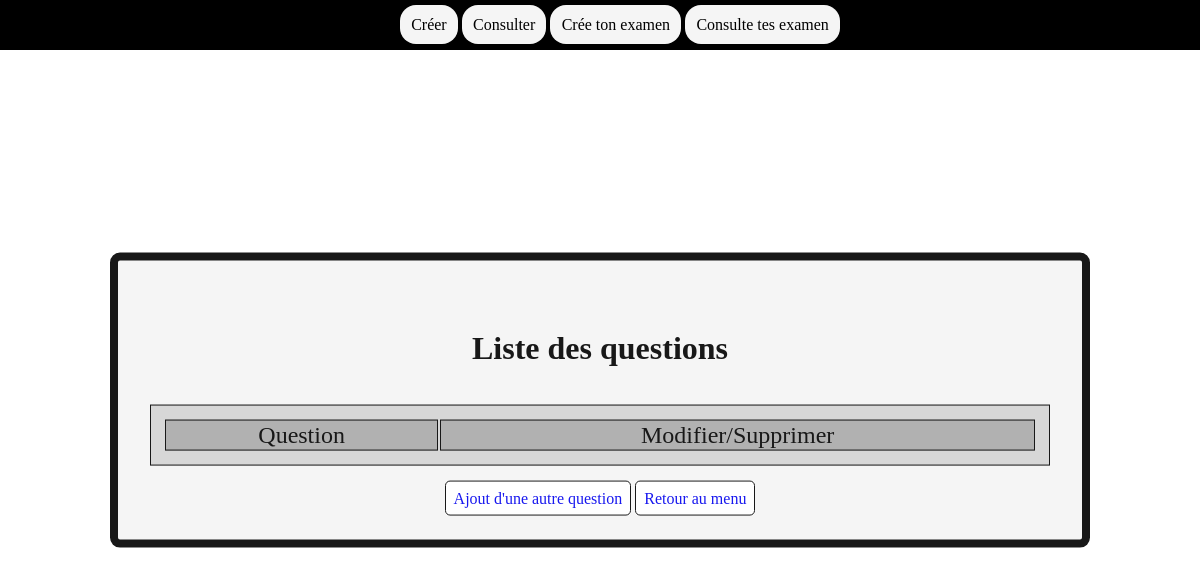
/lquestion, run on an earlier commit of the app's database.
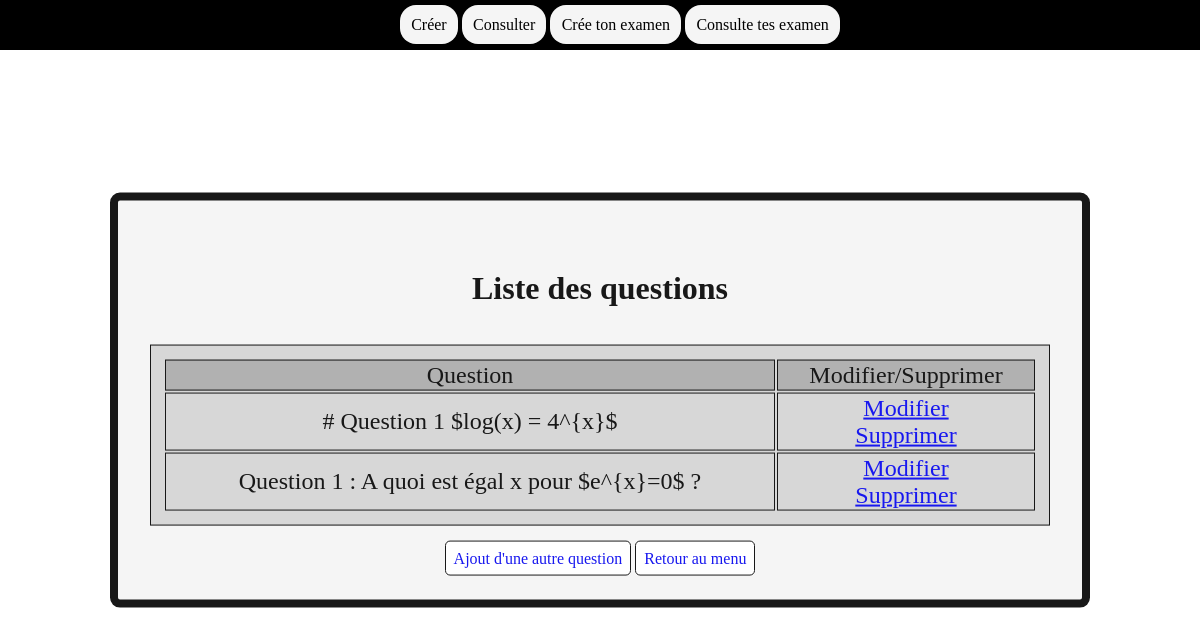
And on a later commit of the database.
### serveur.py (models this page shows, shortened)
class Question(db.Model):
    idQ = db.Column(db.Integer, primary_key=True)
    enonce = db.Column(db.String(300), nullable=False)

### serveur.py (the view)
@app.route("/lquestion",methods = ['GET'])
def lquestion():
    questions = db.session.query(Question).all()
    return render_template("lquestion.html",lquestion=questions)

### templates/lquestion.html (shortened to what this page needs)
<!DOCTYPE html>
<html lang="en">
<head>
    <link href="/static/style.css" rel="stylesheet">
</head>
<body>
    {%include 'partials/_nav.html'%}
    <div class="menu">
        <h1>Liste des questions</h1>
        <table>
            <tr class="top">
                <td>Question</td>
                <td>Modifier/Supprimer</td>
            </tr>
            {% for questions in lquestion %}
            <tr>
                <td>{{questions.enonce}}</td>
                <td>
                    <a href="{{ url_for('modifier', id=questions.idQ)}}">Modifier</a>
                    <br>
                    <a href="{{ url_for('supprimer', id=questions.idQ)}}">Supprimer</a>
                </td>
            </tr>
            {% endfor %}
        </table>
        <a class="button" name="ajout" href="/ajout">Ajout d'une autre question</a>
        <a class="button" name="menu" href="/">Retour au menu</a>
    </div>
</body>

### templates/partials/_nav.html
<nav class="navbar_background">
    <ul class="nav-list">
        <li>
            <a href="/ajout">Créer</a>
            <a href="/lquestion">Consulter</a>
            <a href="/QCM">Crée ton examen</a>
            <a href="/MesQCM">Consulte tes examen</a>
        </li>
    </ul>
</nav>

### static/style.css (style rules this page uses)
body { background-color: white; background-image: url("fond.png"); background-size: cover; width: 100vw; margin: 0; }
table { background: lightgray; width: 75vw; text-align: center; border: 1px solid black; padding: 0.5em; font-size: 1.5em; margin-bottom: 1em; }
td { border: 1px solid black; }
.top { background-color: darkgray; }
h1 { padding: 0.5em; }
.menu { border: 0.5em solid black; border-radius: 10px; padding: 2em; position: absolute; opacity: 0.9; top: 50%; left: 50%; transform: translate(-50%, -50%); text-align: center; background-color: whitesmoke; }
.button { text-align: center; background-color: white; text-decoration: none; border-radius: 5px; padding: 0.5em; border: 1px solid black; transition: 0.25s; }
.nav-list { text-align: center; }
.nav-list li { list-style: none; }
.nav-list li a { text-decoration: none; color: black; padding: 0.7em; border-radius: 1em; background-color: whitesmoke; }
.navbar_background { background-color: black; position: absolute; width: 100%; }

What changed in the data, as far as the page shows it:
added Question: enonce "# Question 1 $log(x) = 4^{x}$"
added Question: enonce "Question 1 : A quoi est égal x pour $e^{x}=0$ ?"
